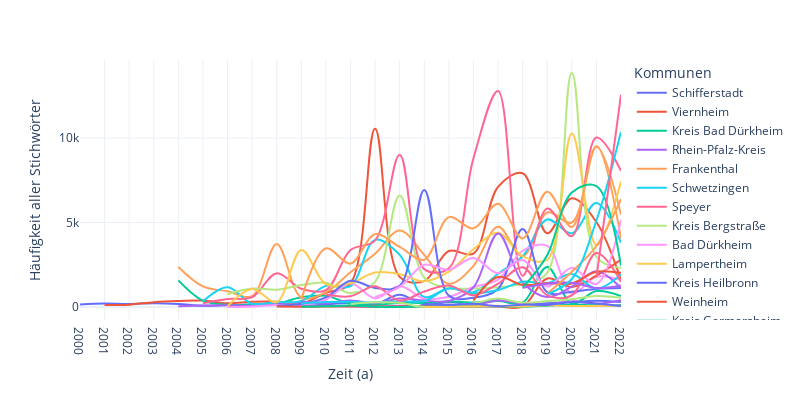

The notebook cell this image was saved under:
### Markdown cell above
#### Vergleich ausgewählter Kommunen

### Code cell
fig = px.line(df_kommune_per_year, 
              x='jahr', 
              y='Gesamt', 
              color='kommune',
              line_group='kommunale_ebene',
              hover_name="kommune",
              labels={
                     "jahr": "Zeit (a)",
                     "Gesamt": "Häufigkeit aller Stichwörter",
                     "kommune": "Kommunen"},
              line_shape="spline", 
              render_mode="svg",
              template='plotly_white',
              width=800, 
              height=400
             )
fig.show()

### Figure 1 — Plotly figure (JSON) as saved in the notebook; plotly's stock layout.template omitted (floating-point values rounded to 4 significant figures)
{"data": [{"hovertemplate": "<b>%{hovertext}</b><br><br>Kommunen=Schifferstadt<br>kommunale_ebene=Stadt<br>Zeit (a)=%{x}<br>Häufigkeit aller Stichwörter=%{y}<extra></extra>", "hovertext": ["Schifferstadt", "Schifferstadt", "Schifferstadt", "Schifferstadt", "Schifferstadt", "Schifferstadt", "Schifferstadt", "Schifferstadt", "Schifferstadt", "Schifferstadt", "Schifferstadt", "Schifferstadt", "Schifferstadt", "Schifferstadt", "Schifferstadt", "Schifferstadt", "Schifferstadt", "Schifferstadt", "Schifferstadt", "Schifferstadt", "Schifferstadt", "Schifferstadt", "Schifferstadt"], "legendgroup": "Schifferstadt", "line": {"color": "#636efa", "dash": "solid", "shape": "spline"}, "marker": {"symbol": "circle"}, "mode": "lines", "name": "Schifferstadt", "orientation": "v", "showlegend": true, "type": "scatter", "x": ["2000", "2001", "2002", "2003", "2004", "2005", "2006", "2007", "2008", "2009", "2010", "2011", "2012", "2013", "2014", "2015", "2016", "2017", "2018", "2019", "2020", "2021", "2022"], "xaxis": "x", "y": [144, 204, 179, 225, 182, 76, 113, 141, 240, 228, 171, 236, 154, 731, 143, 281, 203, 418, 166, 224, 299, 373, 300], "yaxis": "y"}, {"hovertemplate": "<b>%{hovertext}</b><br><br>Kommunen=Viernheim<br>kommunale_ebene=Stadt<br>Zeit (a)=%{x}<br>Häufigkeit aller Stichwörter=%{y}<extra></extra>", "hovertext": ["Viernheim", "Viernheim", "Viernheim", "Viernheim", "Viernheim", "Viernheim", "Viernheim", "Viernheim", "Viernheim", "Viernheim", "Viernheim", "Viernheim", "Viernheim", "Viernheim", "Viernheim", "Viernheim", "Viernheim", "Viernheim", "Viernheim", "Viernheim", "Viernheim", "Viernheim"], "legendgroup": "Viernheim", "line": {"color": "#EF553B", "dash": "solid", "shape": "spline"}, "marker": {"symbol": "circle"}, "mode": "lines", "name": "Viernheim", "orientation": "v", "showlegend": true, "type": "scatter", "x": ["2001", "2002", "2003", "2004", "2005", "2006", "2007", "2008", "2009", "2010", "2011", "2012", "2013", "2014", "2015", "2016", "2017", "2018", "2019", "2020", "2021", "2022"], "xaxis": "x", "y": [113, 139, 286, 354, 382, 218, 306, 307, 200, 838, 1405, 10556, 1786, 1532, 3314, 3159, 7117, 7920, 4360, 6438, 5029, 1589], "yaxis": "y"}, {"hovertemplate": "<b>%{hovertext}</b><br><br>Kommunen=Kreis Bad Dürkheim<br>kommunale_ebene=Kreis<br>Zeit (a)=%{x}<br>Häufigkeit aller Stichwörter=%{y}<extra></extra>", "hovertext": ["Kreis Bad Dürkheim", "Kreis Bad Dürkheim", "Kreis Bad Dürkheim", "Kreis Bad Dürkheim", "Kreis Bad Dürkheim", "Kreis Bad Dürkheim", "Kreis Bad Dürkheim", "Kreis Bad Dürkheim", "Kreis Bad Dürkheim", "Kreis Bad Dürkheim", "Kreis Bad Dürkheim", "Kreis Bad Dürkheim", "Kreis Bad Dürkheim", "Kreis Bad Dürkheim", "Kreis Bad Dürkheim", "Kreis Bad Dürkheim", "Kreis Bad Dürkheim", "Kreis Bad Dürkheim", "Kreis Bad Dürkheim"], "legendgroup": "Kreis Bad Dürkheim", "line": {"color": "#00cc96", "dash": "solid", "shape": "spline"}, "marker": {"symbol": "circle"}, "mode": "lines", "name": "Kreis Bad Dürkheim", "orientation": "v", "showlegend": true, "type": "scatter", "x": ["2004", "2005", "2006", "2007", "2008", "2009", "2010", "2011", "2012", "2013", "2014", "2015", "2016", "2017", "2018", "2019", "2020", "2021", "2022"], "xaxis": "x", "y": [1577, 377, 137, 149, 194, 576, 659, 190, 114, 259, 239, 326, 269, 353, 259, 2363, 205, 943, 650], "yaxis": "y"}, {"hovertemplate": "<b>%{hovertext}</b><br><br>Kommunen=Rhein-Pfalz-Kreis<br>kommunale_ebene=Kreis<br>Zeit (a)=%{x}<br>Häufigkeit aller Stichwörter=%{y}<extra></extra>", "hovertext": ["Rhein-Pfalz-Kreis", "Rhein-Pfalz-Kreis", "Rhein-Pfalz-Kreis", "Rhein-Pfalz-Kreis", "Rhein-Pfalz-Kreis", "Rhein-Pfalz-Kreis", "Rhein-Pfalz-Kreis", "Rhein-Pfalz-Kreis", "Rhein-Pfalz-Kreis", "Rhein-Pfalz-Kreis", "Rhein-Pfalz-Kreis", "Rhein-Pfalz-Kreis", "Rhein-Pfalz-Kreis", "Rhein-Pfalz-Kreis", "Rhein-Pfalz-Kreis", "Rhein-Pfalz-Kreis", "Rhein-Pfalz-Kreis", "Rhein-Pfalz-Kreis", "Rhein-Pfalz-Kreis"], "legendgroup": "Rhein-Pfalz-Kreis", "line": {"color": "#ab63fa", "dash": "solid", "shape": "spline"}, "marker": {"symbol": "circle"}, "mode": "lines", "name": "Rhein-Pfalz-Kreis", "orientation": "v", "showlegend": true, "type": "scatter", "x": ["2004", "2005", "2006", "2007", "2008", "2009", "2010", "2011", "2012", "2013", "2014", "2015", "2016", "2017", "2018", "2019", "2020", "2021", "2022"], "xaxis": "x", "y": [42, 84, 104, 78, 187, 105, 63, 49, 22, 81, 48, 136, 87, 388, 205, 127, 344, 198, 407], "yaxis": "y"}, {"hovertemplate": "<b>%{hovertext}</b><br><br>Kommunen=Frankenthal<br>kommunale_ebene=Kreisfreie Stadt<br>Zeit (a)=%{x}<br>Häufigkeit aller Stichwörter=%{y}<extra></extra>", "hovertext": ["Frankenthal", "Frankenthal", "Frankenthal", "Frankenthal", "Frankenthal", "Frankenthal", "Frankenthal", "Frankenthal", "Frankenthal", "Frankenthal", "Frankenthal", "Frankenthal", "Frankenthal", "Frankenthal", "Frankenthal", "Frankenthal", "Frankenthal", "Frankenthal", "Frankenthal"], "legendgroup": "Frankenthal", "line": {"color": "#FFA15A", "dash": "solid", "shape": "spline"}, "marker": {"symbol": "circle"}, "mode": "lines", "name": "Frankenthal", "orientation": "v", "showlegend": true, "type": "scatter", "x": ["2004", "2005", "2006", "2007", "2008", "2009", "2010", "2011", "2012", "2013", "2014", "2015", "2016", "2017", "2018", "2019", "2020", "2021", "2022"], "xaxis": "x", "y": [2372, 1218, 928, 640, 3725, 565, 878, 2061, 3152, 4534, 3088, 1373, 2435, 4750, 2992, 5594, 5001, 9485, 5466], "yaxis": "y"}, {"hovertemplate": "<b>%{hovertext}</b><br><br>Kommunen=Schwetzingen<br>kommunale_ebene=Stadt<br>Zeit (a)=%{x}<br>Häufigkeit aller Stichwörter=%{y}<extra></extra>", "hovertext": ["Schwetzingen", "Schwetzingen", "Schwetzingen", "Schwetzingen", "Schwetzingen", "Schwetzingen", "Schwetzingen", "Schwetzingen", "Schwetzingen", "Schwetzingen", "Schwetzingen", "Schwetzingen", "Schwetzingen", "Schwetzingen", "Schwetzingen", "Schwetzingen", "Schwetzingen", "Schwetzingen"], "legendgroup": "Schwetzingen", "line": {"color": "#19d3f3", "dash": "solid", "shape": "spline"}, "marker": {"symbol": "circle"}, "mode": "lines", "name": "Schwetzingen", "orientation": "v", "showlegend": true, "type": "scatter", "x": ["2005", "2006", "2007", "2008", "2009", "2010", "2011", "2012", "2013", "2014", "2015", "2016", "2017", "2018", "2019", "2020", "2021", "2022"], "xaxis": "x", "y": [340, 1176, 194, 286, 355, 1252, 1235, 3976, 3083, 592, 1107, 868, 1970, 3007, 5180, 4363, 6150, 3799], "yaxis": "y"}, {"hovertemplate": "<b>%{hovertext}</b><br><br>Kommunen=Speyer<br>kommunale_ebene=Stadt<br>Zeit (a)=%{x}<br>Häufigkeit aller Stichwörter=%{y}<extra></extra>", "hovertext": ["Speyer", "Speyer", "Speyer", "Speyer", "Speyer", "Speyer", "Speyer", "Speyer", "Speyer", "Speyer", "Speyer", "Speyer", "Speyer", "Speyer", "Speyer", "Speyer", "Speyer", "Speyer"], "legendgroup": "Speyer", "line": {"color": "#FF6692", "dash": "solid", "shape": "spline"}, "marker": {"symbol": "circle"}, "mode": "lines", "name": "Speyer", "orientation": "v", "showlegend": true, "type": "scatter", "x": ["2005", "2006", "2007", "2008", "2009", "2010", "2011", "2012", "2013", "2014", "2015", "2016", "2017", "2018", "2019", "2020", "2021", "2022"], "xaxis": "x", "y": [220, 477, 585, 2001, 1081, 1002, 3374, 3944, 9017, 2243, 2295, 8810, 12792, 1851, 5833, 4202, 10030, 8069], "yaxis": "y"}, {"hovertemplate": "<b>%{hovertext}</b><br><br>Kommunen=Kreis Bergstraße<br>kommunale_ebene=Kreis<br>Zeit (a)=%{x}<br>Häufigkeit aller Stichwörter=%{y}<extra></extra>", "hovertext": ["Kreis Bergstraße", "Kreis Bergstraße", "Kreis Bergstraße", "Kreis Bergstraße", "Kreis Bergstraße", "Kreis Bergstraße", "Kreis Bergstraße", "Kreis Bergstraße", "Kreis Bergstraße", "Kreis Bergstraße", "Kreis Bergstraße", "Kreis Bergstraße", "Kreis Bergstraße", "Kreis Bergstraße", "Kreis Bergstraße", "Kreis Bergstraße", "Kreis Bergstraße"], "legendgroup": "Kreis Bergstraße", "line": {"color": "#B6E880", "dash": "solid", "shape": "spline"}, "marker": {"symbol": "circle"}, "mode": "lines", "name": "Kreis Bergstraße", "orientation": "v", "showlegend": true, "type": "scatter", "x": ["2006", "2007", "2008", "2009", "2010", "2011", "2012", "2013", "2014", "2015", "2016", "2017", "2018", "2019", "2020", "2021", "2022"], "xaxis": "x", "y": [758, 1092, 1025, 1300, 1440, 826, 1490, 6608, 1745, 1130, 1093, 1175, 1369, 2022, 13853, 2974, 2306], "yaxis": "y"}, {"hovertemplate": "<b>%{hovertext}</b><br><br>Kommunen=Bad Dürkheim<br>kommunale_ebene=Stadt<br>Zeit (a)=%{x}<br>Häufigkeit aller Stichwörter=%{y}<extra></extra>", "hovertext": ["Bad Dürkheim", "Bad Dürkheim", "Bad Dürkheim", "Bad Dürkheim", "Bad Dürkheim", "Bad Dürkheim", "Bad Dürkheim", "Bad Dürkheim", "Bad Dürkheim", "Bad Dürkheim", "Bad Dürkheim", "Bad Dürkheim", "Bad Dürkheim", "Bad Dürkheim", "Bad Dürkheim", "Bad Dürkheim", "Bad Dürkheim"], "legendgroup": "Bad Dürkheim", "line": {"color": "#FF97FF", "dash": "solid", "shape": "spline"}, "marker": {"symbol": "circle"}, "mode": "lines", "name": "Bad Dürkheim", "orientation": "v", "showlegend": true, "type": "scatter", "x": ["2006", "2007", "2008", "2009", "2010", "2011", "2012", "2013", "2014", "2015", "2016", "2017", "2018", "2019", "2020", "2021", "2022"], "xaxis": "x", "y": [1, 30, 112, 158, 427, 1402, 508, 1238, 495, 602, 1187, 1617, 3330, 3613, 792, 1789, 1592], "yaxis": "y"}, {"hovertemplate": "<b>%{hovertext}</b><br><br>Kommunen=Lampertheim<br>kommunale_ebene=Stadt<br>Zeit (a)=%{x}<br>Häufigkeit aller Stichwörter=%{y}<extra></extra>", "hovertext": ["Lampertheim", "Lampertheim", "Lampertheim", "Lampertheim", "Lampertheim", "Lampertheim", "Lampertheim", "Lampertheim", "Lampertheim", "Lampertheim", "Lampertheim", "Lampertheim", "Lampertheim", "Lampertheim", "Lampertheim", "Lampertheim", "Lampertheim"], "legendgroup": "Lampertheim", "line": {"color": "#FECB52", "dash": "solid", "shape": "spline"}, "marker": {"symbol": "circle"}, "mode": "lines", "name": "Lampertheim", "orientation": "v", "showlegend": true, "type": "scatter", "x": ["2006", "2007", "2008", "2009", "2010", "2011", "2012", "2013", "2014", "2015", "2016", "2017", "2018", "2019", "2020", "2021", "2022"], "xaxis": "x", "y": [40, 1070, 294, 3379, 1352, 1412, 2048, 1945, 1522, 2095, 3414, 4401, 3009, 2797, 10277, 3659, 7426], "yaxis": "y"}, {"hovertemplate": "<b>%{hovertext}</b><br><br>Kommunen=Kreis Heilbronn<br>kommunale_ebene=Kreis<br>Zeit (a)=%{x}<br>Häufigkeit aller Stichwörter=%{y}<extra></extra>", "hovertext": ["Kreis Heilbronn", "Kreis Heilbronn", "Kreis Heilbronn", "Kreis Heilbronn", "Kreis Heilbronn", "Kreis Heilbronn", "Kreis Heilbronn", "Kreis Heilbronn", "Kreis Heilbronn", "Kreis Heilbronn", "Kreis Heilbronn", "Kreis Heilbronn", "Kreis Heilbronn", "Kreis Heilbronn", "Kreis Heilbronn"], "legendgroup": "Kreis Heilbronn", "line": {"color": "#636efa", "dash": "solid", "shape": "spline"}, "marker": {"symbol": "circle"}, "mode": "lines", "name": "Kreis Heilbronn", "orientation": "v", "showlegend": true, "type": "scatter", "x": ["2008", "2009", "2010", "2011", "2012", "2013", "2014", "2015", "2016", "2017", "2018", "2019", "2020", "2021", "2022"], "xaxis": "x", "y": [78, 188, 574, 1554, 1130, 1241, 6933, 673, 552, 1071, 4611, 877, 910, 1071, 1119], "yaxis": "y"}, {"hovertemplate": "<b>%{hovertext}</b><br><br>Kommunen=Weinheim<br>kommunale_ebene=Stadt<br>Zeit (a)=%{x}<br>Häufigkeit aller Stichwörter=%{y}<extra></extra>", "hovertext": ["Weinheim", "Weinheim", "Weinheim", "Weinheim", "Weinheim", "Weinheim", "Weinheim", "Weinheim", "Weinheim", "Weinheim", "Weinheim", "Weinheim", "Weinheim", "Weinheim", "Weinheim"], "legendgroup": "Weinheim", "line": {"color": "#EF553B", "dash": "solid", "shape": "spline"}, "marker": {"symbol": "circle"}, "mode": "lines", "name": "Weinheim", "orientation": "v", "showlegend": true, "type": "scatter", "x": ["2008", "2009", "2010", "2011", "2012", "2013", "2014", "2015", "2016", "2017", "2018", "2019", "2020", "2021", "2022"], "xaxis": "x", "y": [26, 20, 23, 28, 30, 35, 25, 20, 25, 25, 21, 1689, 1189, 1857, 2810], "yaxis": "y"}, {"hovertemplate": "<b>%{hovertext}</b><br><br>Kommunen=Kreis Germersheim<br>kommunale_ebene=Kreis<br>Zeit (a)=%{x}<br>Häufigkeit aller Stichwörter=%{y}<extra></extra>", "hovertext": ["Kreis Germersheim", "Kreis Germersheim", "Kreis Germersheim", "Kreis Germersheim", "Kreis Germersheim", "Kreis Germersheim", "Kreis Germersheim", "Kreis Germersheim", "Kreis Germersheim", "Kreis Germersheim", "Kreis Germersheim", "Kreis Germersheim", "Kreis Germersheim", "Kreis Germersheim"], "legendgroup": "Kreis Germersheim", "line": {"color": "#00cc96", "dash": "solid", "shape": "spline"}, "marker": {"symbol": "circle"}, "mode": "lines", "name": "Kreis Germersheim", "orientation": "v", "showlegend": true, "type": "scatter", "x": ["2009", "2010", "2011", "2012", "2013", "2014", "2015", "2016", "2017", "2018", "2019", "2020", "2021", "2022"], "xaxis": "x", "y": [18, 38, 95, 13, 6, 19, 33, 35, 51, 15, 77, 154, 97, 113], "yaxis": "y"}, {"hovertemplate": "<b>%{hovertext}</b><br><br>Kommunen=Rhein-Neckar-Kreis<br>kommunale_ebene=Kreis<br>Zeit (a)=%{x}<br>Häufigkeit aller Stichwörter=%{y}<extra></extra>", "hovertext": ["Rhein-Neckar-Kreis", "Rhein-Neckar-Kreis", "Rhein-Neckar-Kreis", "Rhein-Neckar-Kreis", "Rhein-Neckar-Kreis", "Rhein-Neckar-Kreis", "Rhein-Neckar-Kreis", "Rhein-Neckar-Kreis", "Rhein-Neckar-Kreis", "Rhein-Neckar-Kreis", "Rhein-Neckar-Kreis", "Rhein-Neckar-Kreis", "Rhein-Neckar-Kreis", "Rhein-Neckar-Kreis"], "legendgroup": "Rhein-Neckar-Kreis", "line": {"color": "#ab63fa", "dash": "solid", "shape": "spline"}, "marker": {"symbol": "circle"}, "mode": "lines", "name": "Rhein-Neckar-Kreis", "orientation": "v", "showlegend": true, "type": "scatter", "x": ["2009", "2010", "2011", "2012", "2013", "2014", "2015", "2016", "2017", "2018", "2019", "2020", "2021", "2022"], "xaxis": "x", "y": [330, 227, 387, 215, 505, 384, 358, 1166, 4356, 1467, 590, 1203, 2122, 1122], "yaxis": "y"}, {"hovertemplate": "<b>%{hovertext}</b><br><br>Kommunen=Landau<br>kommunale_ebene=Kreisfreie Stadt<br>Zeit (a)=%{x}<br>Häufigkeit aller Stichwörter=%{y}<extra></extra>", "hovertext": ["Landau", "Landau", "Landau", "Landau", "Landau", "Landau", "Landau", "Landau", "Landau", "Landau", "Landau", "Landau", "Landau", "Landau"], "legendgroup": "Landau", "line": {"color": "#FFA15A", "dash": "solid", "shape": "spline"}, "marker": {"symbol": "circle"}, "mode": "lines", "name": "Landau", "orientation": "v", "showlegend": true, "type": "scatter", "x": ["2009", "2010", "2011", "2012", "2013", "2014", "2015", "2016", "2017", "2018", "2019", "2020", "2021", "2022"], "xaxis": "x", "y": [437, 3475, 2569, 4314, 3557, 2802, 5320, 4654, 6109, 4060, 6830, 4739, 9523, 4051], "yaxis": "y"}, {"hovertemplate": "<b>%{hovertext}</b><br><br>Kommunen=Wörth am Rhein<br>kommunale_ebene=Stadt<br>Zeit (a)=%{x}<br>Häufigkeit aller Stichwörter=%{y}<extra></extra>", "hovertext": ["Wörth am Rhein", "Wörth am Rhein", "Wörth am Rhein", "Wörth am Rhein", "Wörth am Rhein", "Wörth am Rhein", "Wörth am Rhein", "Wörth am Rhein", "Wörth am Rhein", "Wörth am Rhein", "Wörth am Rhein", "Wörth am Rhein", "Wörth am Rhein", "Wörth am Rhein"], "legendgroup": "Wörth am Rhein", "line": {"color": "#19d3f3", "dash": "solid", "shape": "spline"}, "marker": {"symbol": "circle"}, "mode": "lines", "name": "Wörth am Rhein", "orientation": "v", "showlegend": true, "type": "scatter", "x": ["2009", "2010", "2011", "2012", "2013", "2014", "2015", "2016", "2017", "2018", "2019", "2020", "2021", "2022"], "xaxis": "x", "y": [209, 289, 312, 264, 347, 358, 1097, 821, 1006, 1500, 1418, 1949, 1091, 1930], "yaxis": "y"}, {"hovertemplate": "<b>%{hovertext}</b><br><br>Kommunen=Hassloch<br>kommunale_ebene=Gemeinde<br>Zeit (a)=%{x}<br>Häufigkeit aller Stichwörter=%{y}<extra></extra>", "hovertext": ["Hassloch", "Hassloch", "Hassloch", "Hassloch", "Hassloch", "Hassloch", "Hassloch", "Hassloch", "Hassloch", "Hassloch", "Hassloch", "Hassloch", "Hassloch"], "legendgroup": "Hassloch", "line": {"color": "#FF6692", "dash": "solid", "shape": "spline"}, "marker": {"symbol": "circle"}, "mode": "lines", "name": "Hassloch", "orientation": "v", "showlegend": true, "type": "scatter", "x": ["2010", "2011", "2012", "2013", "2014", "2015", "2016", "2017", "2018", "2019", "2020", "2021", "2022"], "xaxis": "x", "y": [739, 636, 1227, 370, 921, 1274, 701, 1382, 2349, 689, 693, 3192, 1498], "yaxis": "y"}, {"hovertemplate": "<b>%{hovertext}</b><br><br>Kommunen=Bad Friedrichshall<br>kommunale_ebene=Stadt<br>Zeit (a)=%{x}<br>Häufigkeit aller Stichwörter=%{y}<extra></extra>", "hovertext": ["Bad Friedrichshall", "Bad Friedrichshall", "Bad Friedrichshall", "Bad Friedrichshall", "Bad Friedrichshall", "Bad Friedrichshall", "Bad Friedrichshall", "Bad Friedrichshall", "Bad Friedrichshall", "Bad Friedrichshall", "Bad Friedrichshall"], "legendgroup": "Bad Friedrichshall", "line": {"color": "#B6E880", "dash": "solid", "shape": "spline"}, "marker": {"symbol": "circle"}, "mode": "lines", "name": "Bad Friedrichshall", "orientation": "v", "showlegend": true, "type": "scatter", "x": ["2011", "2012", "2013", "2014", "2016", "2017", "2018", "2019", "2020", "2021", "2022"], "xaxis": "x", "y": [168, 275, 255, 0, 225, 496, 253, 350, 459, 650, 551], "yaxis": "y"}, {"hovertemplate": "<b>%{hovertext}</b><br><br>Kommunen=Heppenheim<br>kommunale_ebene=Stadt<br>Zeit (a)=%{x}<br>Häufigkeit aller Stichwörter=%{y}<extra></extra>", "hovertext": ["Heppenheim", "Heppenheim", "Heppenheim", "Heppenheim", "Heppenheim", "Heppenheim", "Heppenheim", "Heppenheim", "Heppenheim", "Heppenheim", "Heppenheim"], "legendgroup": "Heppenheim", "line": {"color": "#FF97FF", "dash": "solid", "shape": "spline"}, "marker": {"symbol": "circle"}, "mode": "lines", "name": "Heppenheim", "orientation": "v", "showlegend": true, "type": "scatter", "x": ["2012", "2013", "2014", "2015", "2016", "2017", "2018", "2019", "2020", "2021", "2022"], "xaxis": "x", "y": [592, 1191, 2503, 2208, 2898, 1996, 2777, 1219, 2327, 1357, 5154], "yaxis": "y"}, {"hovertemplate": "<b>%{hovertext}</b><br><br>Kommunen=Saarpfalz-Kreis<br>kommunale_ebene=Kreis<br>Zeit (a)=%{x}<br>Häufigkeit aller Stichwörter=%{y}<extra></extra>", "hovertext": ["Saarpfalz-Kreis", "Saarpfalz-Kreis", "Saarpfalz-Kreis", "Saarpfalz-Kreis", "Saarpfalz-Kreis", "Saarpfalz-Kreis", "Saarpfalz-Kreis", "Saarpfalz-Kreis", "Saarpfalz-Kreis"], "legendgroup": "Saarpfalz-Kreis", "line": {"color": "#FECB52", "dash": "solid", "shape": "spline"}, "marker": {"symbol": "circle"}, "mode": "lines", "name": "Saarpfalz-Kreis", "orientation": "v", "showlegend": true, "type": "scatter", "x": ["2014", "2015", "2016", "2017", "2018", "2019", "2020", "2021", "2022"], "xaxis": "x", "y": [3, 20, 37, 70, 30, 103, 57, 59, 67], "yaxis": "y"}, {"hovertemplate": "<b>%{hovertext}</b><br><br>Kommunen=Bensheim<br>kommunale_ebene=Stadt<br>Zeit (a)=%{x}<br>Häufigkeit aller Stichwörter=%{y}<extra></extra>", "hovertext": ["Bensheim", "Bensheim", "Bensheim", "Bensheim", "Bensheim", "Bensheim", "Bensheim", "Bensheim", "Bensheim"], "legendgroup": "Bensheim", "line": {"color": "#636efa", "dash": "solid", "shape": "spline"}, "marker": {"symbol": "circle"}, "mode": "lines", "name": "Bensheim", "orientation": "v", "showlegend": true, "type": "scatter", "x": ["2014", "2015", "2016", "2017", "2018", "2019", "2020", "2021", "2022"], "xaxis": "x", "y": [194, 113, 195, 52, 140, 118, 293, 211, 53], "yaxis": "y"}, {"hovertemplate": "<b>%{hovertext}</b><br><br>Kommunen=Bad Rappenau<br>kommunale_ebene=Stadt<br>Zeit (a)=%{x}<br>Häufigkeit aller Stichwörter=%{y}<extra></extra>", "hovertext": ["Bad Rappenau", "Bad Rappenau", "Bad Rappenau", "Bad Rappenau", "Bad Rappenau", "Bad Rappenau", "Bad Rappenau"], "legendgroup": "Bad Rappenau", "line": {"color": "#EF553B", "dash": "solid", "shape": "spline"}, "marker": {"symbol": "circle"}, "mode": "lines", "name": "Bad Rappenau", "orientation": "v", "showlegend": true, "type": "scatter", "x": ["2016", "2017", "2018", "2019", "2020", "2021", "2022"], "xaxis": "x", "y": [387, 1780, 1306, 1411, 1397, 2085, 2023], "yaxis": "y"}, {"hovertemplate": "<b>%{hovertext}</b><br><br>Kommunen=Hockenheim<br>kommunale_ebene=Stadt<br>Zeit (a)=%{x}<br>Häufigkeit aller Stichwörter=%{y}<extra></extra>", "hovertext": ["Hockenheim", "Hockenheim", "Hockenheim", "Hockenheim", "Hockenheim"], "legendgroup": "Hockenheim", "line": {"color": "#00cc96", "dash": "solid", "shape": "spline"}, "marker": {"symbol": "circle"}, "mode": "lines", "name": "Hockenheim", "orientation": "v", "showlegend": true, "type": "scatter", "x": ["2018", "2019", "2020", "2021", "2022"], "xaxis": "x", "y": [1142, 3067, 6779, 7158, 2436], "yaxis": "y"}, {"hovertemplate": "<b>%{hovertext}</b><br><br>Kommunen=Leimen<br>kommunale_ebene=Stadt<br>Zeit (a)=%{x}<br>Häufigkeit aller Stichwörter=%{y}<extra></extra>", "hovertext": ["Leimen", "Leimen", "Leimen", "Leimen", "Leimen"], "legendgroup": "Leimen", "line": {"color": "#ab63fa", "dash": "solid", "shape": "spline"}, "marker": {"symbol": "circle"}, "mode": "lines", "name": "Leimen", "orientation": "v", "showlegend": true, "type": "scatter", "x": ["2018", "2019", "2020", "2021", "2022"], "xaxis": "x", "y": [1133, 1381, 1442, 1123, 1276], "yaxis": "y"}, {"hovertemplate": "<b>%{hovertext}</b><br><br>Kommunen=Pirmasens<br>kommunale_ebene=Kreisfreie Stadt<br>Zeit (a)=%{x}<br>Häufigkeit aller Stichwörter=%{y}<extra></extra>", "hovertext": ["Pirmasens", "Pirmasens", "Pirmasens", "Pirmasens"], "legendgroup": "Pirmasens", "line": {"color": "#FFA15A", "dash": "solid", "shape": "spline"}, "marker": {"symbol": "circle"}, "mode": "lines", "name": "Pirmasens", "orientation": "v", "showlegend": true, "type": "scatter", "x": ["2019", "2020", "2021", "2022"], "xaxis": "x", "y": [780, 2085, 3612, 6381], "yaxis": "y"}, {"hovertemplate": "<b>%{hovertext}</b><br><br>Kommunen=Homburg<br>kommunale_ebene=Stadt<br>Zeit (a)=%{x}<br>Häufigkeit aller Stichwörter=%{y}<extra></extra>", "hovertext": ["Homburg", "Homburg", "Homburg", "Homburg"], "legendgroup": "Homburg", "line": {"color": "#19d3f3", "dash": "solid", "shape": "spline"}, "marker": {"symbol": "circle"}, "mode": "lines", "name": "Homburg", "orientation": "v", "showlegend": true, "type": "scatter", "x": ["2019", "2020", "2021", "2022"], "xaxis": "x", "y": [763, 1659, 5123, 10382], "yaxis": "y"}, {"hovertemplate": "<b>%{hovertext}</b><br><br>Kommunen=Wiesloch<br>kommunale_ebene=Stadt<br>Zeit (a)=%{x}<br>Häufigkeit aller Stichwörter=%{y}<extra></extra>", "hovertext": ["Wiesloch", "Wiesloch"], "legendgroup": "Wiesloch", "line": {"color": "#FF6692", "dash": "solid", "shape": "spline"}, "marker": {"symbol": "circle"}, "mode": "lines", "name": "Wiesloch", "orientation": "v", "showlegend": true, "type": "scatter", "x": ["2021", "2022"], "xaxis": "x", "y": [1747, 12567], "yaxis": "y"}], "layout": {"height": 400, "legend": {"title": {"text": "Kommunen"}, "tracegroupgap": 0}, "margin": {"t": 60}, "width": 800, "xaxis": {"anchor": "y", "autorange": true, "domain": [0, 1], "range": [0, 22], "title": {"text": "Zeit (a)"}, "type": "category"}, "yaxis": {"anchor": "x", "autorange": true, "domain": [0, 1], "range": [-769.6, 14620.0], "title": {"text": "Häufigkeit aller Stichwörter"}, "type": "linear"}}}
